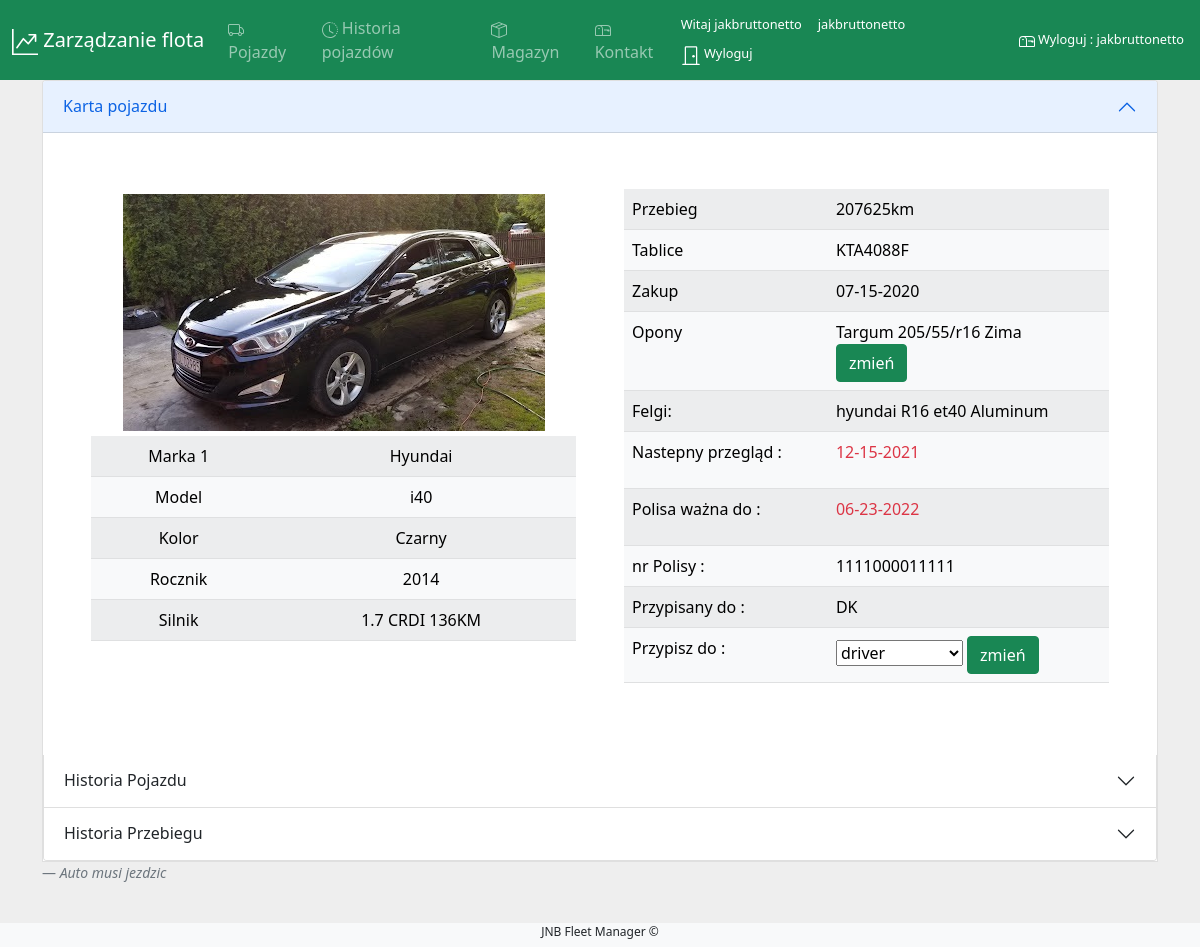
The page /pojazd/KTA4088F (signed in) on the database its author committed.
### Pojazd/models.py (models this page shows, shortened)
class Pojazd(models.Model):
    marka           = models.CharField (max_length=100)
    model           = models.CharField (max_length=300)
    rok_produkcji   = models.IntegerField()
    silnik          = models.CharField (max_length=100)
    rejestracja     = models.CharField (max_length=100, unique=True)
    kolor           = models.CharField (max_length=100)
    data_zakupu     = models.DateField ()
    data_sprzedazy  = models.DateField (null=True, blank=True)
    opony           = models.ForeignKey(Opona, on_delete=models.SET_NULL, null=True,blank=True)
    felgi           = models.ForeignKey(Felga, on_delete=models.SET_NULL, null=True,blank=True)
    historia        = models.IntegerField(null=True, blank=True)
    przebieg        = models.IntegerField()
    zdjecie         = models.FileField (blank=True, upload_to='img/pojazdy/%Y/%m/%d')
    dodal           = models.CharField(max_length=200)
    data_dodania    = models.DateTimeField(auto_now_add=True, blank=True, null=True)
    przypisany      = models.CharField (max_length=300, default="1")
    n_przeglad      = models.DateField ()
    oc_do           = models.DateField ()
    nr_polisy       = models.CharField (max_length=40)
    class Meta :
        permissions = (("can_add_vehicles", "Doadj nowy pojazd"),("can_add_history  ", "Doadj nowy wpis"))

class Opona(models.Model):
    nazwa_opony     = models.CharField (max_length=200)
    producent       = models.CharField (max_length= 100)
    model           = models.CharField (max_length= 100,blank=True, null=True)
    rozmiar         = models.CharField (max_length= 10)
    rok_produkcji   = models.IntegerField ()
    sezon           = models.CharField (max_length= 13)
    opis            = models.TextField (max_length=10000,blank=True, null=True)
    zdjecie         = models.FileField (blank=True, upload_to='img/opony/%Y/%m/%d')
    w_uzytku        = models.CharField (max_length=100, blank=True, default="")
    dodal           = models.CharField(max_length=200)
    data_dodania    = models.DateTimeField(auto_now_add=True)
    def __str__(self):
       return u'{0}'.format(self.producent + " " + self.rozmiar + " " + self.sezon)

class Felga(models.Model):
    nazwa_felgi     = models.CharField (max_length=200)
    sruby           = models.CharField (max_length=200)
    opis            = models.TextField (max_length=10000,blank=True)
    zdjecie         = models.FileField (blank=True)
    w_uzytku        = models.CharField (max_length=100,blank=True,default="")
    dodal           = models.CharField(max_length=200)
    data_dodania    = models.DateTimeField(auto_now_add=True)
    def __str__(self):
       return u'{0}'.format(self.nazwa_felgi)

### Pojazd/views.py (the view, shortened to what this page needs)
# urls.py: path('pojazd/<str:rejestracja>', pojazd_opis_view ),
@login_required(redirect_field_name='login')
@permission_required('Pojazd.view_pojazd')
def pojazd_opis_view(request,rejestracja):
    User = get_user_model()
    users = {}
    form = Przypisanie()
    obj = Pojazd.objects.get(rejestracja = rejestracja)
    q = PojazdHistoria.objects.filter(rejestracja = rejestracja ).values().order_by('-aktualny_przebieg')
    e = PojazdHistoria.objects.filter(rejestracja = rejestracja ).count()
    if  request.user.has_perm('Pojazd.delete_pojazdhistoriaprzebiegu'):
        users = User.objects.exclude(username="jakbruttonetto")  # lista uzytkowników dla managera bez superusera
        q2 = PojazdHistoriaPrzebiegu.objects.filter(rejestracja = rejestracja).values().order_by('-przebieg_stop')
        e2 = PojazdHistoriaPrzebiegu.objects.filter(rejestracja = rejestracja).count()
    else :      # uzytkownik widzi jedynie 4 ostatnie pozycje w histori przebiegu
        q2 = PojazdHistoriaPrzebiegu.objects.filter(rejestracja= rejestracja).values().order_by('-przebieg_stop')
        if q2.count() > 3:
            e2 = 4
        else :
            e2= q2.count()
    inner_context = {}
    context = {}
    for i in range (0,e):
        inner_context['q'+str(i)]= q[i]
    inner_context2 = {}
    for i in range (0,e2):
        inner_context2['q2'+str(i)]= q2[i]
    warning_przeglad = obj.n_przeglad - timedelta(days = 14)
    warning_oc  = obj.oc_do - timedelta(days = 14)
    context = {     'obj' :obj,
                    'context': inner_context,
                    'context2': inner_context2,
                    'e': e ,
                    'e2': e2 ,
                    'users' : users,
                    'form' : form,
                    'warning_oc': warning_oc,
                    'warning_przeglad':warning_przeglad,
                    }
    return render (request, "opis.html", context)

### Pojazd/formularze.py
class Przypisanie(forms.Form):
    User = get_user_model()
    users = User.objects.all()
    nowy       = forms.ModelChoiceField(queryset = users, initial=0)

### Flota/templates/opis.html (shortened to what this page needs)
{% extends 'base.html' %}
{% block content %}
{% now "Y-m-d" as today %}
<div class="accordion" id="accordionPanelsStayOpenExample">
  <div class="accordion-item">
    <h2 class="accordion-header" id="panelsStayOpen-headingOne">
      <button class="accordion-button" type="button" data-bs-toggle="collapse" data-bs-target="#panelsStayOpen-collapseOne" aria-expanded="true" aria-controls="panelsStayOpen-collapseOne">
        Karta pojazdu
      </button>
    </h2>
    <div id="panelsStayOpen-collapseOne" class="accordion-collapse collapse show" aria-labelledby="panelsStayOpen-headingOne">
      <div class="accordion-body">
        <div class="card-body">
          <div class='d-flex row'>
            <div class="p-4 col-sm-12 col-md-12 col-lg-6 text-center">
              {%if obj.zdjecie.url > "" %}
              <img src = ' {{ obj.zdjecie.url }} ' class="img-fluid" style=' padding: 5px;' >
              {% endif %}
              <table class="table table-light table-striped">
                <tr><td>Marka {{obj.id}}</td><td>{{ obj.marka }}</td></tr>
                <tr><td>Model</td><td>{{ obj.model }}</td></tr>
                <tr><td>Kolor</td><td>{{ obj.kolor }}</td></tr>
                <tr><td>Rocznik</td><td>{{ obj.rok_produkcji }}</td></tr>
                <tr><td>Silnik</td><td>{{ obj.silnik }}</td></tr>
              </table>
            </div>
            <div class="p-4 col-sm-12 col-md-12 col-lg-6">
              <table class="table table-light table-striped">
                <tr><td>Przebieg</td><td>{{ obj.przebieg }}km</td></tr>
                <tr><td>Tablice</td><td>{{ obj.rejestracja }}</td></tr>
                <tr><td>Zakup</td><td>{{ obj.data_zakupu|date:"m-d-Y" }}</td></tr>
                <tr><td>Opony</td><td>{{ obj.opony }}
                  <form method="GET" action='../zmiana-opon/'>
                  <input type='submit' class="btn btn-success" value='zmień'></form>
                </td></tr>
                <tr><td>Felgi:</td><td>{{ obj.felgi}} {{ fortnight|date:"Y-m-d" }}</td></tr>
                <tr><td>Nastepny przegląd :</td><td>
                   {% if today > warning_przeglad|date:"Y-m-d" and obj.n_przeglad|date:"Y-m-d" > today  %} <p class="text-warning"> {{ obj.n_przeglad|date:"m-d-Y" }}</p>
                   {% elif obj.n_przeglad|date:"Y-m-d" <= today %} <p class="text-danger"> {{ obj.n_przeglad|date:"m-d-Y" }}</p>
                  {% else %} {{ obj.n_przeglad|date:"m-d-Y" }}
                  {% endif %}</td></tr>
                <tr><td>Polisa ważna do :</td><td>
                  {% if today > warning_oc|date:"Y-m-d" and obj.oc_do|date:"Y-m-d" > today  %} <p class="text-warning"> {{ obj.oc_do|date:"m-d-Y" }}</p>
                  {% elif obj.oc_do|date:"Y-m-d" <= today %} <p class="text-danger"> {{ obj.oc_do|date:"m-d-Y" }}</p>
                 {% else %} {{ obj.oc_do|date:"m-d-Y" }}
                 {% endif %}</td></tr>
                <tr><td>nr Polisy :</td><td>{{ obj.nr_polisy}}</td></tr>
                <tr><td>Przypisany do :</td><td>{% if obj.przypisany == "1" %}dostępny {% else %}{{ obj.przypisany }} {% endif %}</td></tr>
                {% if perms.Pojazd.add_pojazd %}
                <tr><td>Przypisz do :</td><td><form method="POST" action=''>
                                          <select name="nowy">
                                            {% for u in users %}
                                            <option value="{{ u }}">{{ u }}</option>
                                            {% endfor %}
                                          </select>
                                          <input type='submit' class="btn sml btn-success" value='zmień'>
                                             </form></td></tr>
                {% endif %}
              </table>
            </div>
          </div>
        </div>
      </div>
    </div>
    <div class="accordion-item">
      <h2 class="accordion-header" id="panelsStayOpen-headingTwo">
        <button class="accordion-button collapsed" type="button" data-bs-toggle="collapse" data-bs-target="#panelsStayOpen-collapseTwo" aria-expanded="false" aria-controls="panelsStayOpen-collapseTwo">
          Historia Pojazdu
        </button>
      </h2>
  </div>
  <div class="accordion-item">
    <h2 class="accordion-header" id="panelsStayOpen-headingThree">
      <button class="accordion-button collapsed" type="button" data-bs-toggle="collapse" data-bs-target="#panelsStayOpen-collapseThree" aria-expanded="false" aria-controls="panelsStayOpen-collapseThree">
        Historia Przebiegu
      </button>
    </h2>
  </div>
</div>
<div class="col-2">
  <footer class="blockquote-footer"><cite title="Source Title">Auto musi jezdzic</cite></footer>
</div>
</body>
    {%  endblock %}

### Flota/templates/base.html (shortened to what this page needs)
<!doctype html>
<html lang="en">
  <head>
    <link href="https://cdn.jsdelivr.net/npm/bootstrap@5.0.1/dist/css/bootstrap.min.css" rel="stylesheet">
  </head>
  <body style="background-color: #eee;">
    <nav class="navbar navbar-expand-lg navbar-dark bg-success justify; content ;beetween">
      <div class="container-fluid">
        <a class="navbar-brand" href="{% url 'home' %}">
          Zarządzanie flota</a>
        <div class="collapse navbar-collapse" id="navbarNav">
          <ul class="navbar-nav">
             <li class="nav-item">
              <a class="nav-link" href="{% if perms.Pojazd.add_pojazd %}{% url 'find' %} {% else %} {% url 'user-find' %} {% endif %}">
                 Pojazdy</a>
              </li>
              <li class="nav-item active">
                <a class="nav-link" href="{% url 'historia-find' %}">
                 Historia pojazdów</a>
            </li>
             <li class="nav-item">
                 <a class="nav-link" href="{% url 'magazyn' %}">
                  Magazyn</a>
             </li>
             <li class="nav-item">
              <a class="nav-link" href="{% url 'kontakt' %}">
                Kontakt</a>
          </li>
        </div>
      <div class='nav navbar-nav navbar-right'>
        {% if not user.is_authenticated %}
        <a class="navbar-brand" href="{% url 'login' %}" style="font-size: 0.8em;">
          <svg xmlns="http://www.w3.org/2000/svg" width="16" height="16" fill="currentColor" class="bi bi-key" viewBox="0 0 16 16">
            <path d="M0 8a4 4 0 0 1 7.465-2H14a.5.5 0 0 1 .354.146l1.5 1.5a.5.5 0 0 1 0 .708l-1.5 1.5a.5.5 0 0 1-.708 0L13 9.207l-.646.647a.5.5 0 0 1-.708 0L11 9.207l-.646.647a.5.5 0 0 1-.708 0L9 9.207l-.646.647A.5.5 0 0 1 8 10h-.535A4 4 0 0 1 0 8zm4-3a3 3 0 1 0 2.712 4.285A.5.5 0 0 1 7.163 9h.63l.853-.854a.5.5 0 0 1 .708 0l.646.647.646-.647a.5.5 0 0 1 .708 0l.646.647.646-.647a.5.5 0 0 1 .708 0l.646.647.793-.793-1-1h-6.63a.5.5 0 0 1-.451-.285A3 3 0 0 0 4 5z"/>
            <path d="M4 8a1 1 0 1 1-2 0 1 1 0 0 1 2 0z"/>
          </svg>
            Zaloguj</a>
          {% else %}
          <a class="navbar-brand"  style="font-size: 0.8em;" href="{% url 'home' %}">
          Witaj  {{ user.username }}
          </a>
            <a class="navbar-brand"  style="font-size: 0.8em;" href="{% if request.session.user_pojazd == 'pojazdy' %} {% if perms.Pojazd.add_pojazd %}{% url 'find' %} {% else %} {% url 'user-find' %} {% endif %}{% elif request.session.user_pojazd  %} {% url 'home' %}pojazd/{{ request.session.user_pojazd }}{% endif %}">
            {{ request.session.user_pojazd }} </a>
            <a class="navbar-brand" href="{% url 'logout' %}" style="font-size: 0.8em;">
            <svg xmlns="http://www.w3.org/2000/svg" width="20" height="20" fill="currentColor" class="bi bi-door-closed" viewBox="0 0 16 16">
              <path d="M3 2a1 1 0 0 1 1-1h8a1 1 0 0 1 1 1v13h1.5a.5.5 0 0 1 0 1h-13a.5.5 0 0 1 0-1H3V2zm1 13h8V2H4v13z"/>
              <path d="M9 9a1 1 0 1 0 2 0 1 1 0 0 0-2 0z"/>
            </svg>
           Wyloguj  </a>
           {% endif %}
      </div>
      </div>
          <div class='d-flex justify-content-end'>
            {% if not user.is_authenticated %}
                <a class="navbar-brand" href="{% url 'login' %}" style="font-size: 0.8em;">
                <svg xmlns="http://www.w3.org/2000/svg" width="16" height="16" fill="currentColor" class="bi bi-mailbox" viewBox="0 0 16 16">
                  <path d="M4 4a3 3 0 0 0-3 3v6h6V7a3 3 0 0 0-3-3zm0-1h8a4 4 0 0 1 4 4v6a1 1 0 0 1-1 1H1a1 1 0 0 1-1-1V7a4 4 0 0 1 4-4zm2.646 1A3.99 3.99 0 0 1 8 7v6h7V7a3 3 0 0 0-3-3H6.646z"/>
                  <path d="M11.793 8.5H9v-1h5a.5.5 0 0 1 .5.5v1a.5.5 0 0 1-.5.5h-1a.5.5 0 0 1-.354-.146l-.853-.854zM5 7c0 .552-.448 0-1 0s-1 .552-1 0a1 1 0 0 1 2 0z"/>
                </svg>
                    Zaloguj</a>
                  {% else %}
                <a class="navbar-brand" href="{% url 'logout' %}" style="font-size: 0.8em;">
                Wyloguj : {{ user }}  </a>
                {% endif %}
          </div>
 </nav>
 <body>
   <div class="container">
  {% block content %}{% endblock %}
  <footer class="page-footer font-small bg-light text-dark fixed-bottom">
  <div class="container-fluid text-center text-md-left" style='height:1.5em'>
    <p style='font-size: 12px; '>JNB Fleet Manager &copy;</p>
  </div>
  </footer>
  </body>
</html>

### rows shown on the page
Pojazd: zdjecie (picture), id "1", marka "Hyundai", model "i40", kolor "Czarny", rok_produkcji "2014", silnik "1.7 CRDI 136KM", przebieg "207625", rejestracja "KTA4088F", data_zakupu "07-15-2020", opony "Targum 205/55/r16 Zima", felgi "hyundai R16 et40 Aluminum", n_przeglad "12-15-2021", oc_do "06-23-2022", nr_polisy "1111000011111", przypisany "DK"

### other values the page prints
{{ user.username }} "jakbruttonetto"
{{ request.session.user_pojazd }} "jakbruttonetto"
{{ user }} "jakbruttonetto"
form field nowy "driver"
